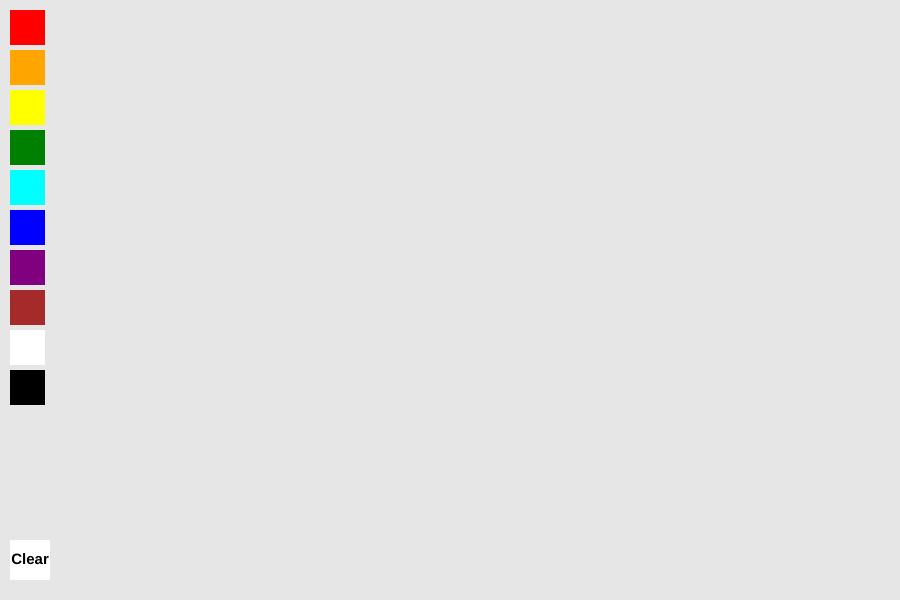
Frame 1 (no input)
Frame 60 (no input): identical to frame 1, image omitted
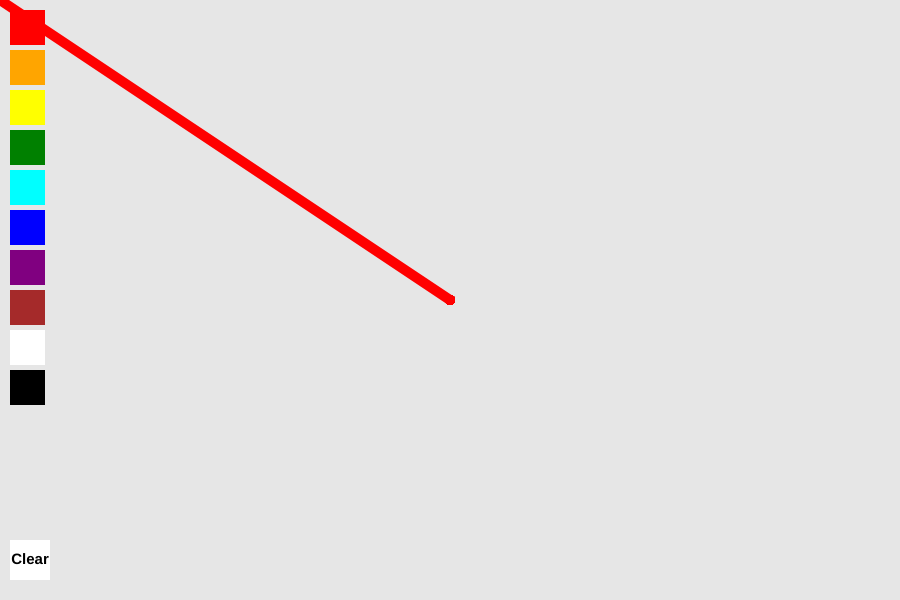
Frame 120 (the mouse pressed at the canvas centre since frame 60)

The p5.js sketch that drew these frames (run headless with seeded random() and noise() and a simulated clock; from frame 60 on, the mouse is pressed at the canvas centre):

// p5.js sketch
// ── sketch.js
// Name: Christopher McColloster
// Date: 1/30/25
// Class: CSC 2463
// Teacher: Andrew Webb
// Assignment: 1.2 Paint App

let colors, selectedColor;

function setup() 
{
  createCanvas(900, 600);

  // Color palette array
  colors = 
  [
    color('Red'),
    color('Orange'),
    color('Yellow'),
    color('Green'),
    color('Cyan'),
    color('Blue'),
    color('Purple'),
    color('Brown'),
    color('White'),
    color('Black')
  ];

  selectedColor = colors[0]; // Default color is Red
  background(230); // Background/canvas is Light grey
}

function drawUI() 
{
  // Color Palette Buttons
  for (let i = 0; i < colors.length; i++) 
  {
    fill(colors[i]);
    strokeWeight(0);
    square(10, (i * 40) + 10, 35);
  }

  // Clear Button
  fill(255);
  stroke(0);
  square(10, height - 60, 40);
  fill(0);
  textSize(15);
  textAlign(CENTER, CENTER);
  textStyle(BOLD)
  text("Clear", 30, height - 40);
}

function mousePressed() 
{
  // Check if clicked inside the sidebar
  if (mouseX < 60) 
  {
    let index = floor((mouseY - 10) / 40);

    // Select a color if a valid color box is clicked
    if (index >= 0 && index < colors.length) 
    {
      selectedColor = colors[index];
    }

    // Check if the clear button is clicked
    if (mouseY > height - 60) 
    {
      background(230);
    }
  }
}

function draw() 
{
  if (mouseIsPressed && mouseX > 60) 
  {
    stroke(selectedColor);
    strokeWeight(10);
    line(pmouseX, pmouseY, mouseX, mouseY);
  }

  // Prevents drawUI from being painted over
  drawUI();
}
